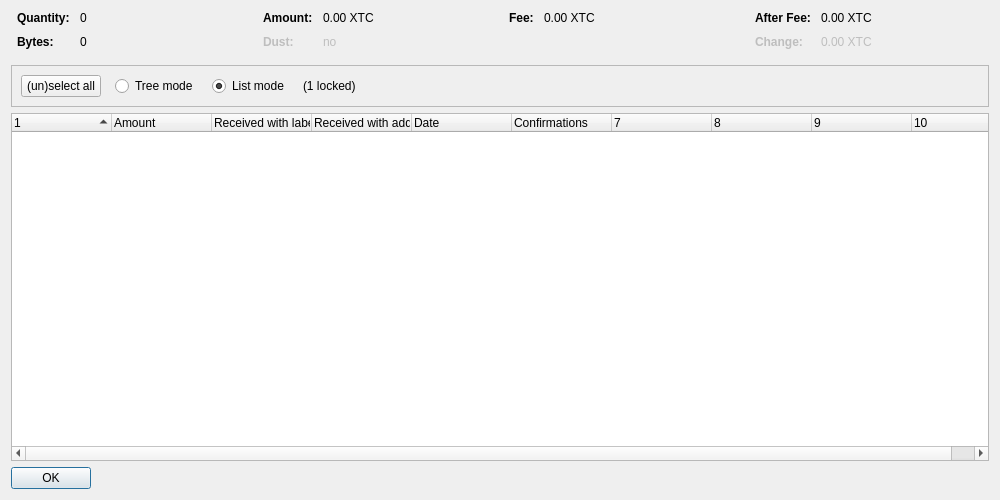
<?xml version="1.0" encoding="UTF-8"?>
<ui version="4.0">
 <class>CoinControlDialog</class>
 <widget class="QDialog" name="CoinControlDialog">
  <property name="geometry">
   <rect>
    <x>0</x>
    <y>0</y>
    <width>1000</width>
    <height>500</height>
   </rect>
  </property>
  <property name="windowTitle">
   <string>Coin Selection</string>
  </property>
  <layout class="QVBoxLayout" name="verticalLayout">
   <item>
    <layout class="QHBoxLayout" name="horizontalLayoutTop" stretch="0,0,0,0">
     <property name="topMargin">
      <number>0</number>
     </property>
     <property name="bottomMargin">
      <number>10</number>
     </property>
     <item>
      <layout class="QFormLayout" name="formLayoutCoinControl1">
       <property name="horizontalSpacing">
        <number>10</number>
       </property>
       <property name="verticalSpacing">
        <number>10</number>
       </property>
       <property name="leftMargin">
        <number>6</number>
       </property>
       <property name="rightMargin">
        <number>6</number>
       </property>
       <item row="0" column="0">
        <widget class="QLabel" name="labelCoinControlQuantityText">
         <property name="font">
          <font>
           <weight>75</weight>
           <bold>true</bold>
          </font>
         </property>
         <property name="text">
          <string>Quantity:</string>
         </property>
        </widget>
       </item>
       <item row="0" column="1">
        <widget class="QLabel" name="labelCoinControlQuantity">
         <property name="cursor">
          <cursorShape>IBeamCursor</cursorShape>
         </property>
         <property name="contextMenuPolicy">
          <enum>Qt::ActionsContextMenu</enum>
         </property>
         <property name="text">
          <string notr="true">0</string>
         </property>
         <property name="textInteractionFlags">
          <set>Qt::LinksAccessibleByMouse|Qt::TextSelectableByKeyboard|Qt::TextSelectableByMouse</set>
         </property>
        </widget>
       </item>
       <item row="1" column="0">
        <widget class="QLabel" name="labelCoinControlBytesText">
         <property name="font">
          <font>
           <weight>75</weight>
           <bold>true</bold>
          </font>
         </property>
         <property name="text">
          <string>Bytes:</string>
         </property>
        </widget>
       </item>
       <item row="1" column="1">
        <widget class="QLabel" name="labelCoinControlBytes">
         <property name="cursor">
          <cursorShape>IBeamCursor</cursorShape>
         </property>
         <property name="contextMenuPolicy">
          <enum>Qt::ActionsContextMenu</enum>
         </property>
         <property name="text">
          <string notr="true">0</string>
         </property>
         <property name="textInteractionFlags">
          <set>Qt::LinksAccessibleByMouse|Qt::TextSelectableByKeyboard|Qt::TextSelectableByMouse</set>
         </property>
        </widget>
       </item>
      </layout>
     </item>
     <item>
      <layout class="QFormLayout" name="formLayoutCoinControl2">
       <property name="horizontalSpacing">
        <number>10</number>
       </property>
       <property name="verticalSpacing">
        <number>10</number>
       </property>
       <property name="leftMargin">
        <number>6</number>
       </property>
       <property name="rightMargin">
        <number>6</number>
       </property>
       <item row="0" column="0">
        <widget class="QLabel" name="labelCoinControlAmountText">
         <property name="font">
          <font>
           <weight>75</weight>
           <bold>true</bold>
          </font>
         </property>
         <property name="text">
          <string>Amount:</string>
         </property>
        </widget>
       </item>
       <item row="0" column="1">
        <widget class="QLabel" name="labelCoinControlAmount">
         <property name="cursor">
          <cursorShape>IBeamCursor</cursorShape>
         </property>
         <property name="contextMenuPolicy">
          <enum>Qt::ActionsContextMenu</enum>
         </property>
         <property name="text">
          <string notr="true">0.00 XTC</string>
         </property>
         <property name="textInteractionFlags">
          <set>Qt::LinksAccessibleByMouse|Qt::TextSelectableByKeyboard|Qt::TextSelectableByMouse</set>
         </property>
        </widget>
       </item>
       <item row="1" column="0">
        <widget class="QLabel" name="labelCoinControlLowOutputText">
         <property name="enabled">
          <bool>false</bool>
         </property>
         <property name="font">
          <font>
           <weight>75</weight>
           <bold>true</bold>
          </font>
         </property>
         <property name="text">
          <string>Dust:</string>
         </property>
        </widget>
       </item>
       <item row="1" column="1">
        <widget class="QLabel" name="labelCoinControlLowOutput">
         <property name="enabled">
          <bool>false</bool>
         </property>
         <property name="cursor">
          <cursorShape>IBeamCursor</cursorShape>
         </property>
         <property name="contextMenuPolicy">
          <enum>Qt::ActionsContextMenu</enum>
         </property>
         <property name="text">
          <string notr="true">no</string>
         </property>
         <property name="textInteractionFlags">
          <set>Qt::LinksAccessibleByMouse|Qt::TextSelectableByKeyboard|Qt::TextSelectableByMouse</set>
         </property>
        </widget>
       </item>
      </layout>
     </item>
     <item>
      <layout class="QFormLayout" name="formLayoutCoinControl3">
       <property name="horizontalSpacing">
        <number>10</number>
       </property>
       <property name="verticalSpacing">
        <number>10</number>
       </property>
       <property name="leftMargin">
        <number>6</number>
       </property>
       <property name="rightMargin">
        <number>6</number>
       </property>
       <item row="0" column="0">
        <widget class="QLabel" name="labelCoinControlFeeText">
         <property name="font">
          <font>
           <weight>75</weight>
           <bold>true</bold>
          </font>
         </property>
         <property name="text">
          <string>Fee:</string>
         </property>
        </widget>
       </item>
       <item row="0" column="1">
        <widget class="QLabel" name="labelCoinControlFee">
         <property name="cursor">
          <cursorShape>IBeamCursor</cursorShape>
         </property>
         <property name="contextMenuPolicy">
          <enum>Qt::ActionsContextMenu</enum>
         </property>
         <property name="text">
          <string notr="true">0.00 XTC</string>
         </property>
         <property name="textInteractionFlags">
          <set>Qt::LinksAccessibleByMouse|Qt::TextSelectableByKeyboard|Qt::TextSelectableByMouse</set>
         </property>
        </widget>
       </item>
      </layout>
     </item>
     <item>
      <layout class="QFormLayout" name="formLayoutCoinControl4">
       <property name="horizontalSpacing">
        <number>10</number>
       </property>
       <property name="verticalSpacing">
        <number>10</number>
       </property>
       <property name="leftMargin">
        <number>6</number>
       </property>
       <property name="rightMargin">
        <number>6</number>
       </property>
       <item row="0" column="0">
        <widget class="QLabel" name="labelCoinControlAfterFeeText">
         <property name="font">
          <font>
           <weight>75</weight>
           <bold>true</bold>
          </font>
         </property>
         <property name="text">
          <string>After Fee:</string>
         </property>
        </widget>
       </item>
       <item row="0" column="1">
        <widget class="QLabel" name="labelCoinControlAfterFee">
         <property name="cursor">
          <cursorShape>IBeamCursor</cursorShape>
         </property>
         <property name="contextMenuPolicy">
          <enum>Qt::ActionsContextMenu</enum>
         </property>
         <property name="text">
          <string notr="true">0.00 XTC</string>
         </property>
         <property name="textInteractionFlags">
          <set>Qt::LinksAccessibleByMouse|Qt::TextSelectableByKeyboard|Qt::TextSelectableByMouse</set>
         </property>
        </widget>
       </item>
       <item row="1" column="0">
        <widget class="QLabel" name="labelCoinControlChangeText">
         <property name="enabled">
          <bool>false</bool>
         </property>
         <property name="font">
          <font>
           <weight>75</weight>
           <bold>true</bold>
          </font>
         </property>
         <property name="text">
          <string>Change:</string>
         </property>
        </widget>
       </item>
       <item row="1" column="1">
        <widget class="QLabel" name="labelCoinControlChange">
         <property name="enabled">
          <bool>false</bool>
         </property>
         <property name="cursor">
          <cursorShape>IBeamCursor</cursorShape>
         </property>
         <property name="contextMenuPolicy">
          <enum>Qt::ActionsContextMenu</enum>
         </property>
         <property name="text">
          <string notr="true">0.00 XTC</string>
         </property>
         <property name="textInteractionFlags">
          <set>Qt::LinksAccessibleByMouse|Qt::TextSelectableByKeyboard|Qt::TextSelectableByMouse</set>
         </property>
        </widget>
       </item>
      </layout>
     </item>
    </layout>
   </item>
   <item>
    <widget class="QFrame" name="frame">
     <property name="minimumSize">
      <size>
       <width>0</width>
       <height>40</height>
      </size>
     </property>
     <property name="frameShape">
      <enum>QFrame::StyledPanel</enum>
     </property>
     <property name="frameShadow">
      <enum>QFrame::Sunken</enum>
     </property>
     <layout class="QHBoxLayout" name="horizontalLayout">
      <item>
       <layout class="QHBoxLayout" name="horizontalLayoutPanel" stretch="0,0,0,0,0">
        <property name="spacing">
         <number>14</number>
        </property>
        <item>
         <widget class="QPushButton" name="pushButtonSelectAll">
          <property name="sizePolicy">
           <sizepolicy hsizetype="Maximum" vsizetype="Fixed">
            <horstretch>0</horstretch>
            <verstretch>0</verstretch>
           </sizepolicy>
          </property>
          <property name="text">
           <string>(un)select all</string>
          </property>
          <property name="autoDefault">
           <bool>false</bool>
          </property>
         </widget>
        </item>
        <item>
         <widget class="QRadioButton" name="radioTreeMode">
          <property name="sizePolicy">
           <sizepolicy hsizetype="Maximum" vsizetype="Fixed">
            <horstretch>0</horstretch>
            <verstretch>0</verstretch>
           </sizepolicy>
          </property>
          <property name="text">
           <string>Tree mode</string>
          </property>
         </widget>
        </item>
        <item>
         <widget class="QRadioButton" name="radioListMode">
          <property name="sizePolicy">
           <sizepolicy hsizetype="Maximum" vsizetype="Fixed">
            <horstretch>0</horstretch>
            <verstretch>0</verstretch>
           </sizepolicy>
          </property>
          <property name="text">
           <string>List mode</string>
          </property>
          <property name="checked">
           <bool>true</bool>
          </property>
         </widget>
        </item>
        <item>
         <widget class="QLabel" name="labelLocked">
          <property name="text">
           <string notr="true">(1 locked)</string>
          </property>
         </widget>
        </item>
        <item>
         <spacer name="horizontalSpacer">
          <property name="orientation">
           <enum>Qt::Horizontal</enum>
          </property>
          <property name="sizeHint" stdset="0">
           <size>
            <width>40</width>
            <height>20</height>
           </size>
          </property>
         </spacer>
        </item>
       </layout>
      </item>
     </layout>
    </widget>
   </item>
   <item>
    <widget class="CoinControlTreeWidget" name="treeWidget">
     <property name="contextMenuPolicy">
      <enum>Qt::CustomContextMenu</enum>
     </property>
     <property name="sortingEnabled">
      <bool>false</bool>
     </property>
     <property name="columnCount">
      <number>10</number>
     </property>
     <attribute name="headerShowSortIndicator" stdset="0">
      <bool>true</bool>
     </attribute>
     <attribute name="headerStretchLastSection">
      <bool>false</bool>
     </attribute>
     <column>
      <property name="text">
       <string/>
      </property>
     </column>
     <column>
      <property name="text">
       <string>Amount</string>
      </property>
     </column>
     <column>
      <property name="text">
       <string>Received with label</string>
      </property>
     </column>
     <column>
      <property name="text">
       <string>Received with address</string>
      </property>
     </column>
     <column>
      <property name="text">
       <string>Date</string>
      </property>
     </column>
     <column>
      <property name="text">
       <string>Confirmations</string>
      </property>
      <property name="toolTip">
       <string>Confirmed</string>
      </property>
     </column>
     <column>
      <property name="text">
       <string/>
      </property>
     </column>
     <column>
      <property name="text">
       <string/>
      </property>
     </column>
     <column>
      <property name="text">
       <string/>
      </property>
     </column>
     <column>
      <property name="text">
       <string/>
      </property>
     </column>
    </widget>
   </item>
   <item>
    <widget class="QDialogButtonBox" name="buttonBox">
     <property name="sizePolicy">
      <sizepolicy hsizetype="Maximum" vsizetype="Fixed">
       <horstretch>0</horstretch>
       <verstretch>0</verstretch>
      </sizepolicy>
     </property>
     <property name="orientation">
      <enum>Qt::Horizontal</enum>
     </property>
     <property name="standardButtons">
      <set>QDialogButtonBox::Ok</set>
     </property>
    </widget>
   </item>
  </layout>
 </widget>
 <customwidgets>
  <customwidget>
   <class>CoinControlTreeWidget</class>
   <extends>QTreeWidget</extends>
   <header>qt/coincontroltreewidget.h</header>
  </customwidget>
 </customwidgets>
 <resources/>
 <connections/>
</ui>
